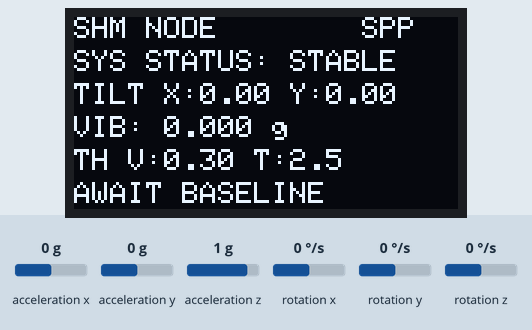
This sketch was run on a simulated Arduino Uno, built with avr-gcc and run on an emulated ATmega328P. Parts: 128×64 one-colour display. Inputs (shaded band) come from the test bench; at power-on: acceleration x 0 g, acceleration y 0 g, acceleration z 1 g, rotation x 0 °/s, rotation y 0 °/s, rotation z 0 °/s. EEPROM starts erased.

Above: at 1.2 s.
1.3 s: acceleration x set to -0.8 g
At 2.8 s:
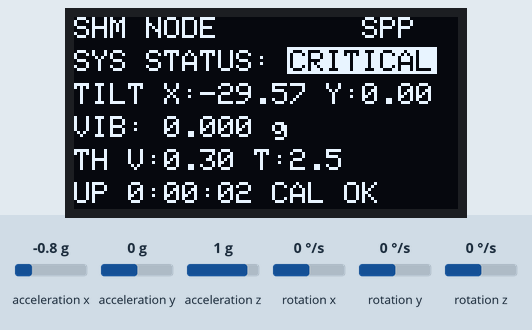
3.5 s: acceleration y set to -1.4 g
At 3.62 s:
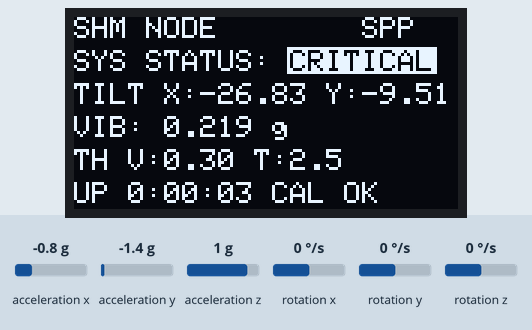
5.0 s: acceleration z set to -1.4 g
At 5.26 s:
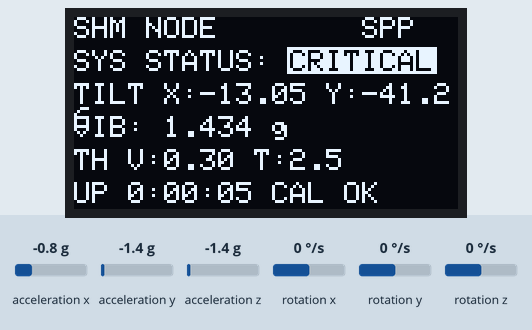
6.6 s: acceleration x set to -1.4 g
At 6.79 s:
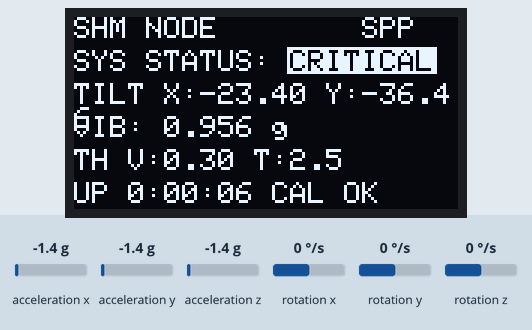
Timing chart, 0 to 9.2 s (numbered marks = the images above; inputs shaded):
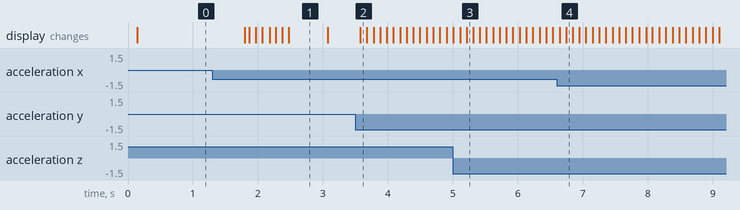

The sketch:

SHM_Firmware.ino
```cpp
// =====================================================================
//  SHM_Firmware.ino  --  Structural Health Monitoring Node
//  Target : Arduino Uno R3
//  Sensor : MPU-6050 (0x68)  |  Display : SSD1306 0.96" I2C (0x3C)
//  Link   : HC-05 Bluetooth SPP via SoftwareSerial (9600 8N1)
//  Power  : 9 V battery -> VIN / barrel jack
// ---------------------------------------------------------------------
//  TELEMETRY FRAME (10 Hz CSV over SPP, LF terminated):
//      <t_ms>,<tilt_x_deg>,<tilt_y_deg>,<vib_rms_g>,<state>
//      state : 0 = STABLE, 1 = THRESHOLD EXCEEDED
//
//  EVENTS / CONTROL (ASCII, LF terminated):
//      #SHM-NODE,1.0,CSV,UNO        boot banner
//      EVT:ANOMALY  EVT:STABLE      threshold state transitions
//      EVT:CAL:START  OK:CAL        baseline capture lifecycle
//      EVT:IMU:FAULT  EVT:IMU:REST  sensor availability
//      OK:PING  OK:SHM-NODE,...     handshakes
//      ERR:...                      syntax / calibration rejection
//
//      Commands :  CAL  |  PING  |  VER
//                  SET:TILT:<deg>   (0.2 .. 45.0)
//                  SET:VIB:<g>      (0.05 .. 5.00)
//
//  NOTE: no delay() anywhere in the steady state; all timing via
//  millis(). Every string literal is stored in flash (F() macro).
// =====================================================================

#include <Wire.h>
#include <EEPROM.h>
#include <SoftwareSerial.h>
#include <Adafruit_GFX.h>
#include <Adafruit_SSD1306.h>
#include <MPU6050.h>          // "MPU6050" by Electronic Cats (i2cdevlib)

// ------------------------- hardware map -------------------------------
static const uint8_t PIN_BT_RX = 10;   // UNO D10  <-  HC-05 TXD
static const uint8_t PIN_BT_TX = 11;   // UNO D11  ->  HC-05 RXD (divider)
static const uint8_t OLED_ADDR = 0x3C;

static SoftwareSerial     bt(PIN_BT_RX, PIN_BT_TX);
static MPU6050            imu;                    // AD0 -> GND = 0x68
static Adafruit_SSD1306   oled(128, 64, &Wire, -1);

// ------------------------- configuration ------------------------------
static const uint32_t BT_BAUD         = 9600;
static const float    LSB_PER_G       = 16384.0f;    // +/-2 g full scale
static const float    LSB_PER_DPS     = 131.0f;      // +/-250 dps
static const float    RAD_TO_DEG_F    = 57.29578f;

static const uint16_t PERIOD_SAMPLE_MS = 5;          // 200 Hz sampling
static const uint16_t PERIOD_SEND_MS   = 100;        // 10 Hz telemetry
static const uint16_t PERIOD_OLED_MS   = 100;        // dashboard refresh
static const uint16_t VIB_WINDOW_MS    = 200;        // RMS window
static const uint16_t IMU_RETRY_MS     = 2000;

static const uint8_t  VIB_RING_CAP     = 48;         // ring capacity
static const uint8_t  VIB_WINDOW_N     = VIB_WINDOW_MS / PERIOD_SAMPLE_MS;

static const uint16_t ALARM_SET_MS     = 250;        // debounce into CRITICAL
static const uint16_t ALARM_RELEASE_MS = 1000;       // debounce into STABLE

static const float    TILT_EMA_A       = 0.20f;                     // tilt low-pass
static const float    VIB_DC_A         = 0.005f / (0.500f + 0.005f); // tau = 0.5 s

static const float    DEF_TILT_THR     = 2.50f;      // degrees
static const float    DEF_VIB_THR      = 0.30f;      // g (RMS)
static const float    TILT_THR_MIN     = 0.20f, TILT_THR_MAX = 45.0f;
static const float    VIB_THR_MIN      = 0.05f, VIB_THR_MAX  = 5.0f;

static const uint8_t  CAL_SAMPLES      = 200;        // 1.0 s @ 200 Hz
static const uint16_t EEPROM_MAGIC     = 0xA55A;

struct Calibration {
  uint16_t magic;
  float    tiltX0;      // zero-point pitch  [deg]
  float    tiltY0;      // zero-point roll   [deg]
  int16_t  gyroBias[3]; // zero-point gyro   [LSB]
};

// ------------------------- runtime state ------------------------------
static Calibration cal;
static bool   calValid  = false;
static float  tiltThr   = DEF_TILT_THR;
static float  vibThr    = DEF_VIB_THR;

static bool   imuOk  = false;
static bool   oledOk = false;
static bool   dcInit = false;
static bool   oledDirty = true;

static uint32_t tSample = 0, tSend = 0, tOled = 0, tImu = 0;

static float tiltXF = 0.0f, tiltYF = 0.0f;     // filtered |angle| (deg)
static float aSlow[3];                          // DC tracker (gravity ref)
static float vibRms = 0.0f;

static float   vibRing[VIB_RING_CAP];
static uint8_t vibHead = 0, vibFill = 0;

static uint8_t  state = 0;                      // 0 STABLE / 1 CRITICAL
static uint32_t alarmT0 = 0, clearT0 = 0;

static bool   calActive = false;
static uint8_t calN = 0;
static float  calSx = 0, calSy = 0, calSm = 0;
static float  calGx = 0, calGy = 0, calGz = 0;

static char    cmdBuf[20];
static uint8_t cmdIdx = 0;

// ------------------------- forward decls ------------------------------
static bool imuStart();
static void sampleStep();
static void serviceTelemetry(uint32_t now);
static void drawDashboard();
static void serviceCommands();
static void startCalibration();

// ------------------------- small helpers ------------------------------
static float clampf(float v, float lo, float hi) {
  return (v < lo) ? lo : (v > hi) ? hi : v;
}

// dtostrf(v, width=1, prec) -> unpadded "-1.23" / "0.031"
static void fmt(char* out, float v, uint8_t prec) {
  dtostrf(v, 1, prec, out);
}

// ======================================================================
//  IMU
// ======================================================================
static bool imuStart() {
  imu.initialize();
  imu.setFullScaleAccelRange(MPU6050_ACCEL_FS_2);
  imu.setDLPFMode(MPU6050_DLPF_BW_98);           // alias control @ 200 Hz
  return imu.testConnection();
}

// ======================================================================
//  CALIBRATION  (zero-point baseline)
// ======================================================================
static void startCalibration() {
  if (calActive) return;
  if (!imuOk) {
    bt.println(F("ERR:CAL:NO-IMU"));
    return;
  }
  calSx = calSy = calSm = calGx = calGy = calGz = 0;
  calN       = 0;
  calActive  = true;
  bt.println(F("EVT:CAL:START"));
}

static void finishCalibration(float lastRx, float lastRy) {
  calActive = false;

  float x0  = calSx / CAL_SAMPLES;               // baseline pitch  [deg]
  float y0  = calSy / CAL_SAMPLES;               // baseline roll   [deg]
  float mag = calSm / CAL_SAMPLES;               // mean |a|  [g]

  float bx = calGx / CAL_SAMPLES / LSB_PER_DPS;  // gyro bias [dps]
  float by = calGy / CAL_SAMPLES / LSB_PER_DPS;
  float bz = calGz / CAL_SAMPLES / LSB_PER_DPS;

  // Integrity gate 1: structural mass must be at 1 g static (at rest).
  if (fabsf(mag - 1.0f) > 0.15f) {
    bt.println(F("ERR:CAL:GRAVITY"));
    return;
  }
  // Integrity gate 2: node must not move during capture (< 60 dps).
  float bmax = fabsf(bx);
  if (fabsf(by) > bmax) bmax = fabsf(by);
  if (fabsf(bz) > bmax) bmax = fabsf(bz);
  if (bmax > 60.0f) {
    bt.println(F("ERR:CAL:BIAS"));
    return;
  }

  cal.tiltX0 = x0;
  cal.tiltY0 = y0;
  cal.gyroBias[0] = (int16_t)(calGx / CAL_SAMPLES);
  cal.gyroBias[1] = (int16_t)(calGy / CAL_SAMPLES);
  cal.gyroBias[2] = (int16_t)(calGz / CAL_SAMPLES);
  cal.magic = EEPROM_MAGIC;
  EEPROM.put(0, cal);

  tiltXF = lastRx;   // restart filters at the new zero reference
  tiltYF = lastRy;
  dcInit = false;
  calValid  = true;
  oledDirty = true;
  bt.println(F("OK:CAL"));
  bt.println(F("EVT:BASELINE-SET"));
}

// ======================================================================
//  SAMPLING  (200 Hz)
// ======================================================================
static void sampleStep() {
  int16_t rax, ray, raz, rgx, rgy, rgz;
  imu.getMotion6(&rax, &ray, &raz, &rgx, &rgy, &rgz);

  float fx = rax / LSB_PER_G;
  float fy = ray / LSB_PER_G;
  float fz = raz / LSB_PER_G;

  // ---- vibration: DC-removal high pass (tau = 0.5 s) -> ring buffer
  if (!dcInit) {
    aSlow[0] = fx; aSlow[1] = fy; aSlow[2] = fz;
    dcInit = true;
  } else {
    aSlow[0] += VIB_DC_A * (fx - aSlow[0]);
    aSlow[1] += VIB_DC_A * (fy - aSlow[1]);
    aSlow[2] += VIB_DC_A * (fz - aSlow[2]);
  }
  float dx = fx - aSlow[0];
  float dy = fy - aSlow[1];
  float dz = fz - aSlow[2];
  float joint = sqrtf(dx * dx + dy * dy + dz * dz);

  vibRing[vibHead] = joint;
  vibHead = (uint8_t)((vibHead + 1) % VIB_RING_CAP);
  if (vibFill < VIB_RING_CAP) vibFill++;

  // ---- tilt: gravity inclination (static), degrees
  float rx = RAD_TO_DEG_F * atan2f(fx, sqrtf(fy * fy + fz * fz));
  float ry = RAD_TO_DEG_F * atan2f(fy, sqrtf(fx * fx + fz * fz));

  if (calActive) {
    calSx += rx;  calSy += ry;
    calSm += sqrtf(fx * fx + fy * fy + fz * fz);
    calGx += rgx; calGy += rgy; calGz += rgz;
    if (++calN >= CAL_SAMPLES) finishCalibration(rx, ry);
    return;
  }

  if (calValid) {
    tiltXF += TILT_EMA_A * (rx - tiltXF);
    tiltYF += TILT_EMA_A * (ry - tiltYF);
  }
}

static float windowRms() {
  uint8_t n = vibFill;
  if (n > VIB_WINDOW_N) n = VIB_WINDOW_N;
  if (n == 0) return 0.0f;
  float acc = 0.0f;
  for (uint8_t i = 0; i < n; i++) {
    uint8_t k = (uint8_t)((vibHead + VIB_RING_CAP - 1 - i) % VIB_RING_CAP);
    float v = vibRing[k];
    acc += v * v;
  }
  return sqrtf(acc / n);
}

// ======================================================================
//  TELEMETRY + ALARM LOGIC  (10 Hz)
// ======================================================================
static void serviceTelemetry(uint32_t now) {
  if (!calValid) return;

  vibRms = windowRms();

  bool alarm =
      fabsf(tiltXF - cal.tiltX0) >= tiltThr ||
      fabsf(tiltYF - cal.tiltY0) >= tiltThr ||
      vibRms >= vibThr;

  if (alarm) {
    clearT0 = 0;
    if (alarmT0 == 0) alarmT0 = now;
    if (state == 0 && (now - alarmT0) >= ALARM_SET_MS) {
      state = 1;
      oledDirty = true;
      bt.println(F("EVT:ANOMALY"));
    }
  } else {
    alarmT0 = 0;
    if (state == 1) {
      if (clearT0 == 0) clearT0 = now;
      else if ((now - clearT0) >= ALARM_RELEASE_MS) {
        state = 0;
        clearT0 = 0;
        oledDirty = true;
        bt.println(F("EVT:STABLE"));
      }
    }
  }

  // ---- CSV frame ------------------------------------------------------
  char b0[12], b1[12], b2[12], line[44];
  fmt(b0, tiltXF - cal.tiltX0, 2);
  fmt(b1, tiltYF - cal.tiltY0, 2);
  fmt(b2, vibRms, 3);
  snprintf(line, sizeof(line), "%lu,%s,%s,%s,%u",
           (unsigned long)now, b0, b1, b2, (unsigned int)state);
  bt.print(line);
  bt.print('\n');
}

// ======================================================================
//  COMMAND SERVICE  (non-blocking line reader)
// ======================================================================
static void ackSet(const char* axis, float v) {
  char b[10], line[24];
  fmt(b, v, 2);
  snprintf(line, sizeof(line), "OK:SET,%s,%s", axis, b);
  bt.println(line);
}

static void handleCommand(char* c) {
  if (strcmp(c, "CAL") == 0) {
    startCalibration();
  } else if (strcmp(c, "PING") == 0) {
    bt.println(F("OK:PING"));
  } else if (strcmp(c, "VER") == 0) {
    bt.println(F("OK:SHM-NODE,1.0,UNO,CSV"));
  } else if (strncmp(c, "SET:TILT:", 9) == 0) {
    tiltThr = clampf(atof(c + 9), TILT_THR_MIN, TILT_THR_MAX);
    ackSet("TILT", tiltThr);
  } else if (strncmp(c, "SET:VIB:", 8) == 0) {
    vibThr = clampf(atof(c + 8), VIB_THR_MIN, VIB_THR_MAX);
    ackSet("VIB", vibThr);
  } else {
    bt.println(F("ERR:SYNTAX"));
  }
}

static void serviceCommands() {
  while (bt.available()) {
    char c = (char)bt.read();
    if (c == '\n' || c == '\r') {
      if (cmdIdx) {
        cmdBuf[cmdIdx] = '\0';
        handleCommand(cmdBuf);
        cmdIdx = 0;
      }
    } else if (cmdIdx < sizeof(cmdBuf) - 1) {
      cmdBuf[cmdIdx++] = c;
    } else {
      cmdIdx = 0;   // overflow: drop line, protect stream integrity
    }
  }
}

// ======================================================================
//  OLED DASHBOARD  (static render, no animation)
// ======================================================================
static void drawDashboard() {
  if (!oledOk) return;

  oled.clearDisplay();
  oled.setTextSize(1);
  oled.setTextColor(SSD1306_WHITE);

  // ---- header row
  oled.setCursor(0, 0);
  oled.print(F("SHM NODE"));
  oled.setCursor(96, 0);
  oled.print(imuOk ? F("SPP") : F("ERR"));

  // ---- status row  (SYS STATUS: STABLE / CRITICAL)
  oled.setCursor(0, 11);
  oled.print(F("SYS STATUS: "));
  if (state == 0) {
    oled.print(F("STABLE"));
  } else {
    uint8_t x = oled.getCursorX();
    uint8_t y = oled.getCursorY();
    oled.fillRect(x - 1, y - 1, 50, 9, SSD1306_WHITE);
    oled.setTextColor(SSD1306_BLACK);
    oled.print(F("CRITICAL"));
    oled.setTextColor(SSD1306_WHITE);
  }

  // ---- tilt row   TILT X:0.00 Y:0.00
  char b0[12], b1[12], b2[12];
  oled.setCursor(0, 22);
  oled.print(F("TILT X:"));
  fmt(b0, calValid ? (tiltXF - cal.tiltX0) : 0.0f, 2);
  oled.print(b0);
  oled.print(F(" Y:"));
  fmt(b1, calValid ? (tiltYF - cal.tiltY0) : 0.0f, 2);
  oled.print(b1);

  // ---- vibration row   VIB: 0.031 g
  oled.setCursor(0, 33);
  oled.print(F("VIB: "));
  fmt(b2, vibRms, 3);
  oled.print(b2);
  oled.print(F(" g"));

  // ---- threshold row   TH V:0.30 T:2.5
  oled.setCursor(0, 44);
  oled.print(F("TH V:"));
  fmt(b0, vibThr, 2);
  oled.print(b0);
  oled.print(F(" T:"));
  fmt(b1, tiltThr, 1);
  oled.print(b1);

  // ---- footer row
  oled.setCursor(0, 55);
  if (!calValid) {
    oled.print(F("AWAIT BASELINE"));
  } else {
    uint32_t s  = millis() / 1000UL;
    uint8_t  h  = (uint8_t)(s / 3600UL);
    uint8_t  m  = (uint8_t)((s / 60UL) % 60UL);
    uint8_t  ss = (uint8_t)(s % 60UL);
    oled.print(F("UP "));
    oled.print(h);
    oled.print(':');
    if (m < 10) oled.print('0');
    oled.print(m);
    oled.print(':');
    if (ss < 10) oled.print('0');
    oled.print(ss);
    oled.print(F(" CAL OK"));
  }

  oled.display();
}

static void drawSplash() {
  oled.clearDisplay();
  oled.setTextColor(SSD1306_WHITE);
  oled.setTextSize(1);
  oled.setCursor(0, 20);
  oled.print(F("SHM NODE"));
  oled.setCursor(0, 32);
  oled.print(F("INITIALIZING"));
  oled.display();
}

// ======================================================================
//  SETUP / LOOP
// ======================================================================
void setup() {
  Wire.begin();
  Wire.setClock(400000);                       // shared bus: MPU + OLED

  oledOk = oled.begin(SSD1306_SWITCHCAPVCC, OLED_ADDR);
  if (oledOk) drawSplash();

  bt.begin(BT_BAUD);
  bt.println(F("#SHM-NODE,1.0,CSV,UNO"));

  EEPROM.get(0, cal);
  calValid = (cal.magic == EEPROM_MAGIC);

  imuOk = imuStart();
  if (imuOk) {
    dcInit = false;
  } else {
    bt.println(F("EVT:IMU:FAULT"));
  }
  tImu = millis();

  if (!calValid) startCalibration();   // power-on auto zero-point
                                       // (node must be at rest)
}

void loop() {
  uint32_t now = millis();

  if (!imuOk && (now - tImu) >= IMU_RETRY_MS) {          // sensor recovery
    tImu = now;
    if (imuStart()) {
      imuOk = true;
      dcInit = false;
      oledDirty = true;
      bt.println(F("EVT:IMU:REST"));
      if (!calValid && !calActive) startCalibration();
    }
  }

  if (imuOk && (now - tSample) >= PERIOD_SAMPLE_MS) {    // 200 Hz
    tSample = now;
    sampleStep();
  }

  if ((now - tSend) >= PERIOD_SEND_MS) {                 // 10 Hz
    tSend = now;
    serviceTelemetry(now);
  }

  if ((now - tOled) >= PERIOD_OLED_MS || oledDirty) {    // 10 Hz
    tOled = now;
    oledDirty = false;
    drawDashboard();
  }

  serviceCommands();
}
```

Measured:
- after the input at 3.5 s, the display: changes after 0.07 s (image 2)
